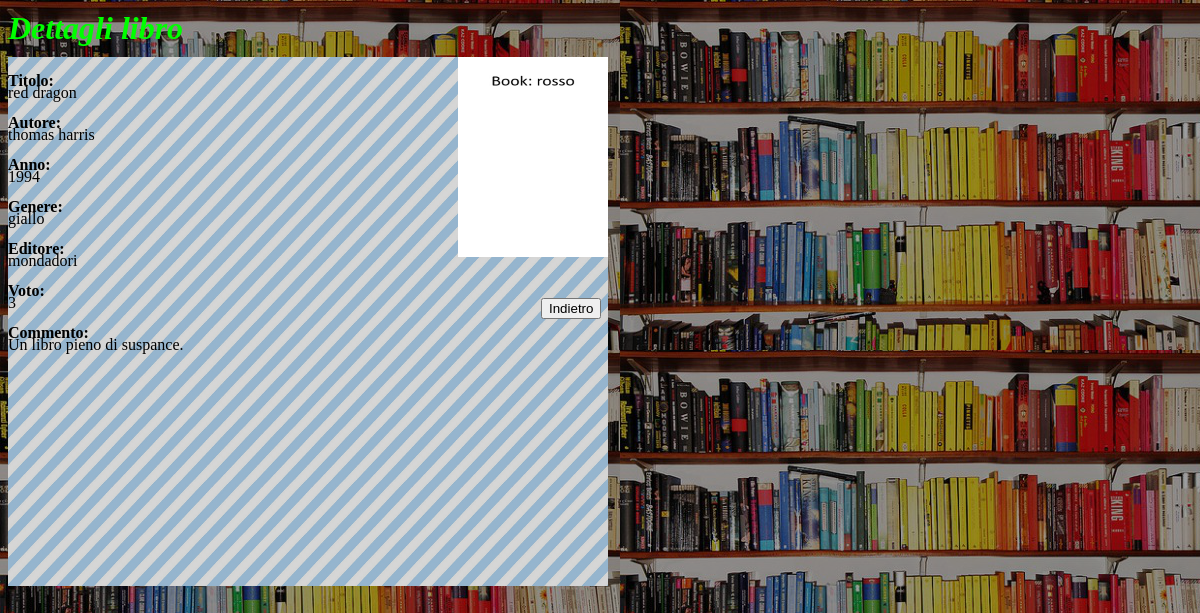
Page /visualizza_libro.php?ISBN=9788804397700&s=pippo@mail.it (signed in) on the committed database.
### tables this page shows
CREATE TABLE `suggeriti` (
  `id1` varchar(45) NOT NULL,
  `id2` varchar(45) NOT NULL,
  `isbn_libro` varchar(13) NOT NULL,
  PRIMARY KEY (`id1`,`id2`,`isbn_libro`),
  KEY `isbn_idx` (`isbn_libro`),
  KEY `id2_idx` (`id2`),
  CONSTRAINT `id1` FOREIGN KEY (`id1`) REFERENCES `utenti` (`ID`) ON DELETE CASCADE ON UPDATE NO ACTION,
  CONSTRAINT `id2` FOREIGN KEY (`id2`) REFERENCES `utenti` (`ID`) ON DELETE CASCADE ON UPDATE NO ACTION,
  CONSTRAINT `isbn_libro` FOREIGN KEY (`isbn_libro`) REFERENCES `libri` (`isbn`) ON DELETE CASCADE ON UPDATE NO ACTION
);

CREATE TABLE `libri` (
  `isbn` varchar(13) NOT NULL,
  `titolo` varchar(45) DEFAULT NULL,
  `autore` varchar(45) DEFAULT NULL,
  `editore` varchar(45) DEFAULT NULL,
  `anno` int(11) DEFAULT NULL,
  `genere` enum('orror','fantasy','romantico','giallo','avventura','fumetto') DEFAULT NULL,
  `url_img` varchar(45) DEFAULT NULL,
  `timestamp_libro` timestamp NULL DEFAULT CURRENT_TIMESTAMP,
  PRIMARY KEY (`isbn`)
);

CREATE TABLE `commenti` (
  `id` varchar(45) NOT NULL,
  `isbn` varchar(13) NOT NULL,
  `commento` varchar(200) DEFAULT NULL,
  `voto` int(11) DEFAULT NULL,
  PRIMARY KEY (`id`,`isbn`),
  KEY `isbn_idx` (`isbn`),
  CONSTRAINT `id` FOREIGN KEY (`id`) REFERENCES `utenti` (`ID`) ON DELETE CASCADE ON UPDATE NO ACTION,
  CONSTRAINT `isbn` FOREIGN KEY (`isbn`) REFERENCES `libri` (`isbn`) ON DELETE CASCADE ON UPDATE NO ACTION
);

### visualizza_libro.php (the view, shortened to what this page needs)
<?PHP
$user_id=$_SESSION['user'];
?>
<!DOCTYPE HTML PUBLIC "-//W3C//DTD HTML 4.01//EN"
"http://www.w3.org/TR/html4/strict.dtd">
<html lang="it">
<head>
	<link rel="stylesheet" type="text/css" media="screen" href="./css/style_screen.css">
</head>
<body>
	<h1 class="titoli">Dettagli libro</h1>
	<div class="campi">
		<?php
		if (isset($_GET['s']))
		{
			$result=null;
			if (strcmp($_SESSION['user'], $_GET['s'])!=0)
			{
				$query = mysql_query("select * from suggeriti, libri, commenti
 where id1='".$_GET['s']."' and id2='".$user_id."' and isbn_libro=".$_GET['ISBN']." and suggeriti.isbn_libro=libri.isbn
 and commenti.id='".$_GET['s']."' and commenti.isbn=suggeriti.isbn_libro") or die(mysql_error());
				$result = mysql_fetch_array($query);
			}
			echo '<img class="box_laterale"  src="'.$result["url_img"].'" alt="isbn: '.$result["isbn"].'">
				<p class="p_contrasto2 p_bold p_no_interlinea">Titolo:</p><p class="i_no_interlinea">'.$result["titolo"].'</p>
				<p class="p_contrasto2 p_bold p_no_interlinea">Autore:</p><p class="i_no_interlinea">'.$result["autore"].'</p>
				<p class="p_contrasto2 p_bold p_no_interlinea">Anno:</p><p class="i_no_interlinea">'.$result["anno"].'</p>
				<p class="p_contrasto2 p_bold p_no_interlinea">Genere:</p><p class="i_no_interlinea">'.$result["genere"].'</p>
				<p class="p_contrasto2 p_bold p_no_interlinea">Editore:</p><p class="i_no_interlinea">'.$result["editore"].'</p>';
			if (isset($result["voto"]))
			{
				echo '<p class="p_contrasto2 p_bold p_no_interlinea">Voto:</p><p class="i_no_interlinea">'.$result["voto"].'</p>';
				if (strlen($result["commento"]) > 0)
					echo '<p class="p_contrasto2 p_bold p_no_interlinea">Commento:</p><p class="i_no_interlinea">'.$result["commento"].'</p>';
			}
		}
		if (isset($_GET['s']) && strcmp($user_id, $_GET['s'])==0)
			echo '<form action="./libreria.php">';
		else
			echo '<form action="./home.php">';
	    	echo '<p class="p_inline p_no_interlinea bottone"><input type="submit" value="Indietro"></p></form>';
		?>
	</div>
</body>
</html>

### css/style_screen.css (style rules this page uses)
body { background: black; color: white; background-image: url(../img_sistema/arcobaleno.png); }
h1 { font-weight: bold; line-height: 14px; font-family: Comic, cursive; font-variant: normal; font-style: italic; }
form { width: inherit; }
.box_laterale { float: right; width: 150px; height: 200px; }
.campi { width: 600px; height: 529px; line-height: 12px; float: left; color: black; background-color: yellow; background-image: url(../img_sistema/righe.png); }
.bottone { position: absolute; top: 280px; left: 541px; }
.p_bold { font-weight: bold; }
.p_no_interlinea { margin-bottom: 0px; margin-top: 18px; }
.i_no_interlinea { margin-bottom: 0px; margin-top: 0px; }
.p_inline { display: inline; }
.titoli { color: #00FF00; font-family: Comic, cursive; }

### rows in the picture
suggeriti: isbn_libro.url_img (picture), isbn_libro.titolo "red dragon", isbn_libro.autore "thomas harris", isbn_libro.anno "1994", isbn_libro.genere "giallo", isbn_libro.editore "mondadori", commenti.voto "3", commenti.commento "Un libro pieno di suspance."
